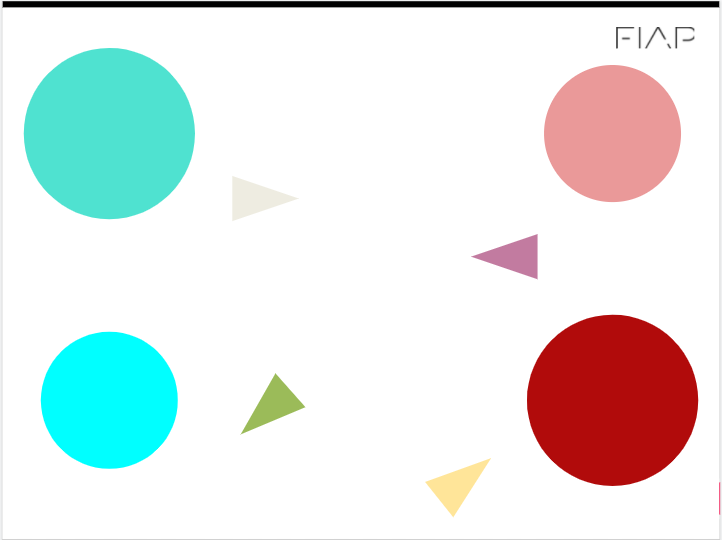
#> input picture circulo.PNG, 722 x 540 px
$ jupyter execute pegarCor.ipynb   (shell and % lines are left out)
#> lines starting #> are read from the running program, lines starting #| are printed output that depends on the picture; after the words box and inside, x2 and y2 are one past the last pixel; in counts of white or black regions, pixels touching at a corner belong together
[cell 1]
import cv2
from matplotlib import pyplot as plt
import numpy as np

img = cv2.imread('circulo.PNG')
#> img is the input picture: shape (540, 722, 3); mean B, G, R 229.2, 230.8, 225.6

img_rgb = cv2.cvtColor(img, cv2.COLOR_BGR2RGB)
img_hsv = cv2.cvtColor(img, cv2.COLOR_BGR2HSV)
#> img_hsv: shape (540, 722, 3); mean H, S, V 10.4, 38.2, 244

image_lower_hsv = np.array([0, 150, 0])
image_upper_hsv = np.array([30, 255, 255])


mask_hsv = cv2.inRange(img_hsv, image_lower_hsv, image_upper_hsv)
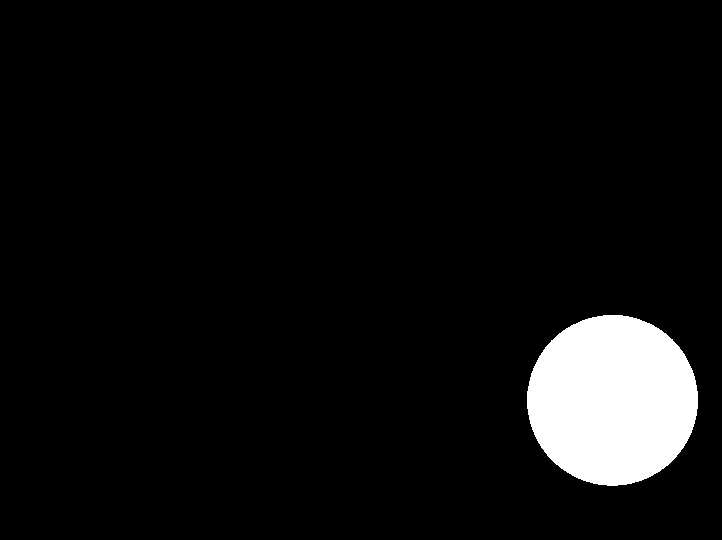
#> mask_hsv: shape (540, 722); 5.9% white; 1 white region, box (x1, y1, x2, y2) and area: (527, 315, 698, 486) 22888


blue = img_hsv.copy()

image_lower2_hsv = np.array([81, 162, 160])
image_upper2_hsv = np.array([88, 182, 255])

mask_hsv2 = cv2.inRange(blue, image_lower2_hsv, image_upper2_hsv)
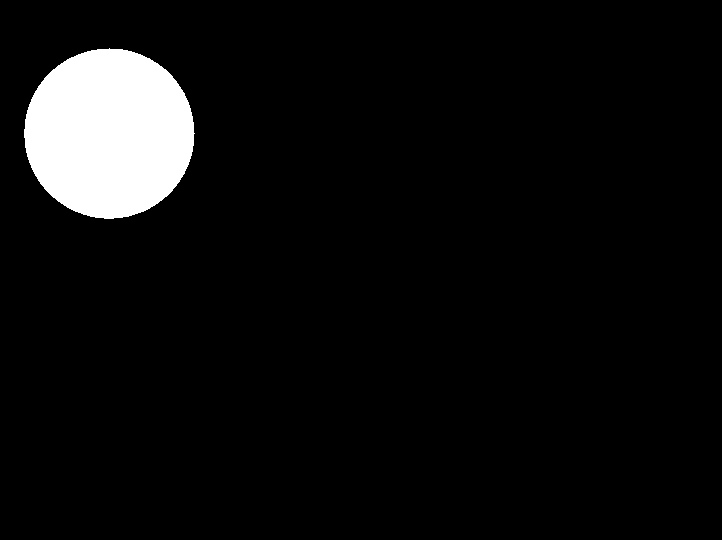
#> mask_hsv2: shape (540, 722); 5.8% white; 1 white region, box (x1, y1, x2, y2) and area: (24, 48, 195, 219) 22729

mask_soma = cv2.bitwise_or(mask_hsv,mask_hsv2)
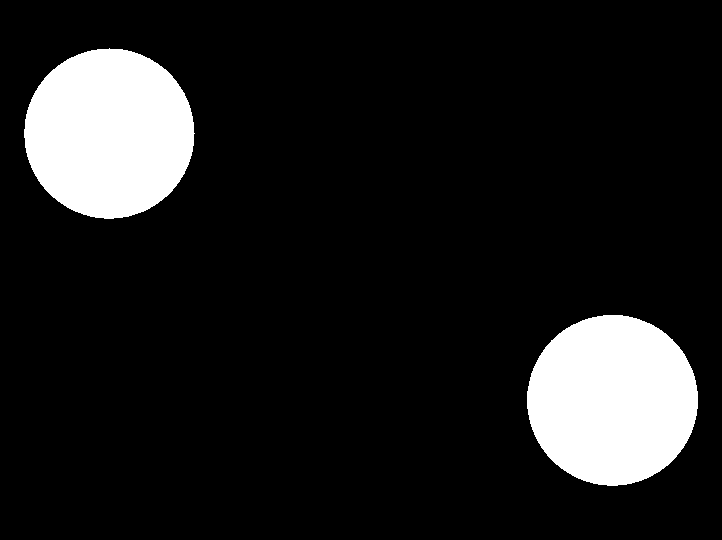
#> mask_soma: shape (540, 722); 11.7% white; 2 white regions

plt.subplot(1, 2, 1)
plt.imshow(img_rgb)
plt.subplot(1, 2, 2)
plt.imshow(mask_soma, cmap="Greys_r", vmin=0, vmax=255)
plt.show()
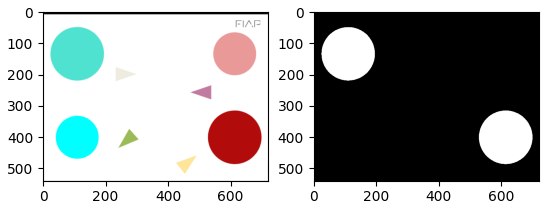
#> figure drawn by matplotlib, 2 panels

[cell 2]
import math

contornos, _ = cv2.findContours(mask_soma, cv2.RETR_TREE, cv2.CHAIN_APPROX_SIMPLE)
#> contornos = 2 contours; box (x1, y1, x2, y2) and area: (527, 315, 698, 486) 22646, (24, 48, 195, 219) 22488

mask_rgb = cv2.cvtColor(mask_soma, cv2.COLOR_GRAY2RGB)
#> mask_rgb: shape (540, 722, 3); 11.7% white; 2 white regions, box (x1, y1, x2, y2) and area: (527, 315, 698, 486) 22888, (24, 48, 195, 219) 22729

contornos_img = mask_rgb.copy()

cv2.drawContours(contornos_img, contornos, -1, [255, 0, 0], 5);
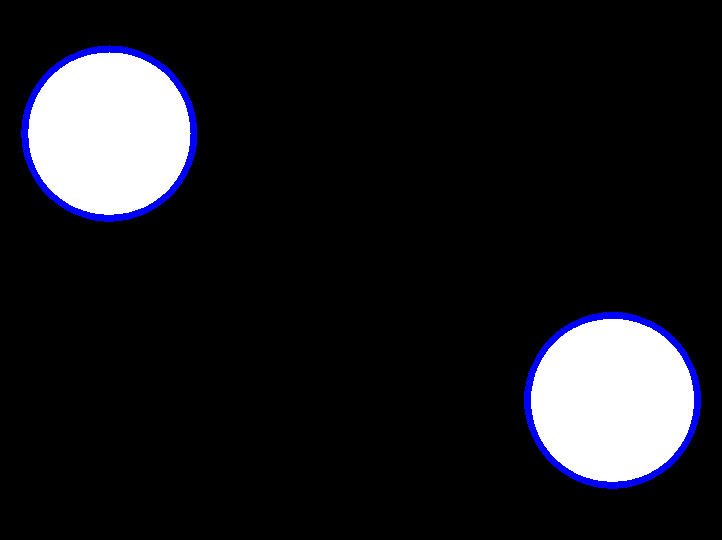
#> contornos_img: shape (540, 722, 3); mean B, G, R 31.9, 27.3, 27.3

plt.figure(figsize=(8,6))
plt.imshow(contornos_img);

listaVazia = []

for x in range(len(contornos)):
    cnt = contornos[x]
    M = cv2.moments(cnt)

    cx = int(M['m10']/M['m00'])
    cy = int(M['m01']/M['m00'])

    listaVazia.append((cx,cy))

    size = 20
    color = (128,128,0)

    cv2.line(contornos_img,(cx - size,cy),(cx + size,cy),color,5)
    cv2.line(contornos_img,(cx,cy - size),(cx, cy + size),color,5)

    font = cv2.FONT_HERSHEY_SIMPLEX
    text = cy , cx
    origem = (0,50)
#> this loop made 2 passes
#> (cx, cy, size, color, font, text, origem) on passes 1 to 2: (612, 399, 20, (128, 128, 0), 0, (399, 612), (0, 50)), (108, 133, 20, (128, 128, 0), 0, (133, 108), (0, 50))
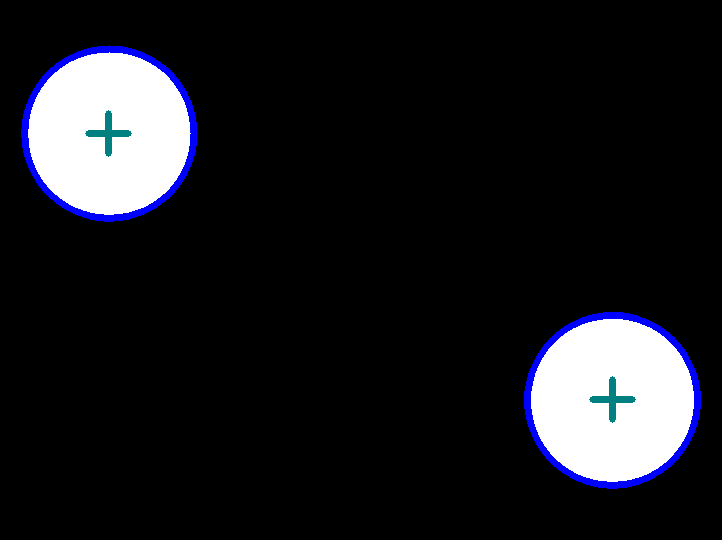
#> contornos_img: shape (540, 722, 3); 0.29% of pixels changed, all inside (x1, y1, x2, y2) = (85, 110, 636, 423)
#> after the loop, listaVazia = [(612, 399), (108, 133)]

cv2.line(contornos_img, listaVazia[0], listaVazia[1], (255,0,0), 5)

x1, y1 = listaVazia[0]
#> x1 = 612; y1 = 399
x2, y2 = listaVazia[1]
#> x2 = 108; y2 = 133

dx = x1 - x2
#> dx = 504
dy = y1 - y2
#> dy = 266

angle = math.atan2(dy, dx)
#> angle = 0.486
angle_degrees = math.degrees(angle)
#> angle_degrees = 27.82

font = cv2.FONT_HERSHEY_SIMPLEX
origem_angulo = (25,500)
origem1 = (200,35)
origem2 = (0,35)

texto_circulo1 = x1, y1
#> texto_circulo1 = (612, 399)

texto_circulo2 = x2, y2
#> texto_circulo2 = (108, 133)

cv2.putText(contornos_img, str(angle_degrees), origem_angulo, font, 1, (200,50,0), 2, cv2.LINE_AA)
cv2.putText(contornos_img, str(texto_circulo1), origem1, font, 1, (200,50,0), 2, cv2.LINE_AA)
cv2.putText(contornos_img, str(texto_circulo2), origem2, font, 1, (200,50,0), 2, cv2.LINE_AA)
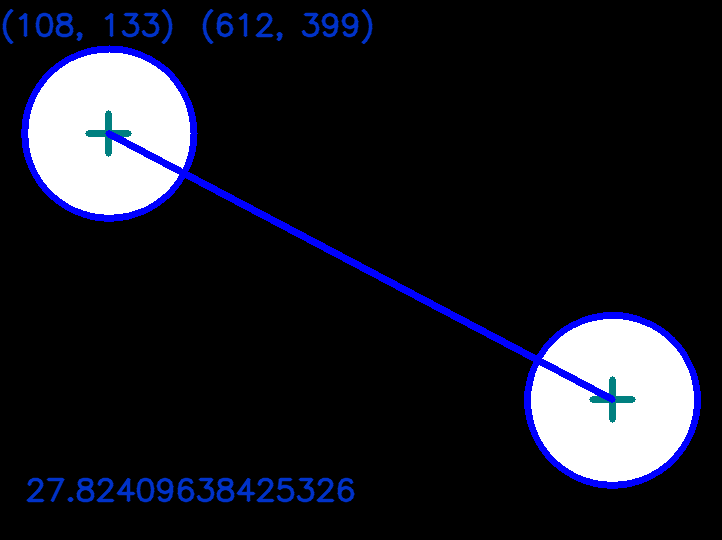
#> contornos_img: shape (540, 722, 3); mean B, G, R 36.4, 26.9, 25.8

plt.imshow(contornos_img)
#> figure, not shown here; B, G, R data is drawn as R, G, B
